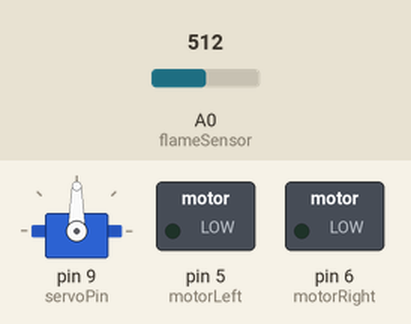
Simulated run of this sketch. Board: Arduino Uno, built with avr-gcc and run on an emulated ATmega328P. Shown: servo, switched loads named in the sketch (green lamp = pin HIGH). The test bench sets the inputs (shaded band); at power-on: A0 (flameSensor) = 512. What the sketch prints to the serial monitor is not drawn.

Above: at 3.8 s.
3.9 s: A0 (flameSensor) set to 494
At 7.1 s:
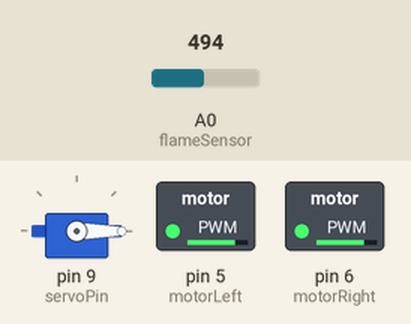
7.8 s: A0 (flameSensor) set to 510
At 10.0 s:
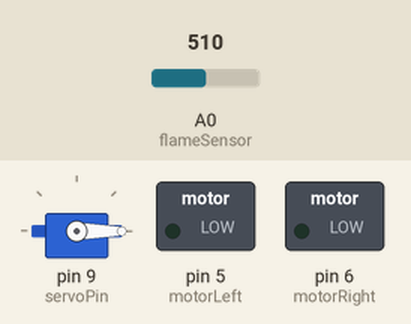
15.5 s: A0 (flameSensor) set to 490
At 17.4 s:
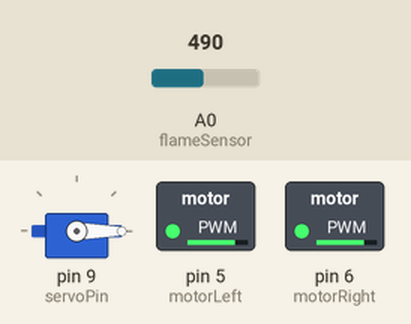
19.4 s: A0 (flameSensor) set to 511
At 21.3 s:
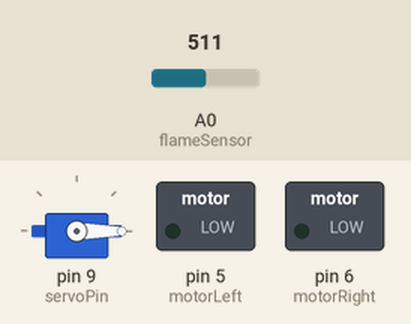
Timing chart, 0 to 28.0 s (numbered marks = the images above; inputs shaded):
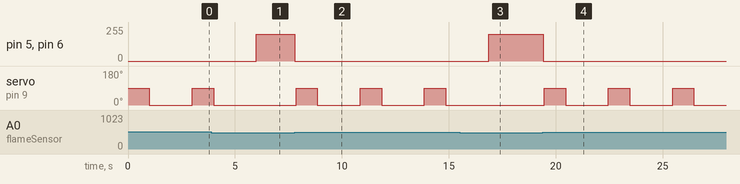

Measured:
- the behaviour switches between 501 and 500 on A0 (flameSensor) (found by bisection; images 0 and 1)
- after the input at 3.9 s, pin 5 (motorLeft), pin 6 (motorRight): 0/255 → 200/255 after 2.1 s; servo on pin 9 (servoPin): goes on until 4.0 s, then stays 0°
- after the input at 7.8 s, pin 5 (motorLeft), pin 6 (motorRight): 200/255 → 0/255 at once; servo on pin 9 (servoPin): alternates 90° for 1.0 s and 0° for 2.0 s, starting after 0.06 s
- after the input at 15.5 s, pin 5 (motorLeft), pin 6 (motorRight): 0/255 → 200/255 after 1.4 s; servo on pin 9 (servoPin): stays 0° (without the input it goes to 90° after 1.4 s)
- after the input at 19.4 s, pin 5 (motorLeft), pin 6 (motorRight): 200/255 → 0/255 at once; servo on pin 9 (servoPin): alternates 90° for 1.0 s and 0° for 2.0 s, starting after 0.06 s

The sketch:

fire_fighter.ino
```cpp
#include <Servo.h>

// Pins
const int motorLeft = 5;
const int motorRight = 6;
const int flameSensor = A0;
const int servoPin = 9;

Servo launcher;

int threshold = 500;

void setup() {
  pinMode(motorLeft, OUTPUT);
  pinMode(motorRight, OUTPUT);
  pinMode(flameSensor, INPUT);

  launcher.attach(servoPin);
  launcher.write(0); // reset

  Serial.begin(9600);
}

void loop() {
  int sensorVal = analogRead(flameSensor);
  Serial.println(sensorVal);

  if (sensorVal > threshold) {
    stopMotors();
    Serial.println("🔥 Fire detected → Launching extinguisher!");
    launcher.write(90);
    delay(1000);
    launcher.write(0);
    delay(2000);
  } else {
    driveForward();
  }
}

void driveForward() {
  analogWrite(motorLeft, 200);
  analogWrite(motorRight, 200);
}

void stopMotors() {
  analogWrite(motorLeft, 0);
  analogWrite(motorRight, 0);
}
```
